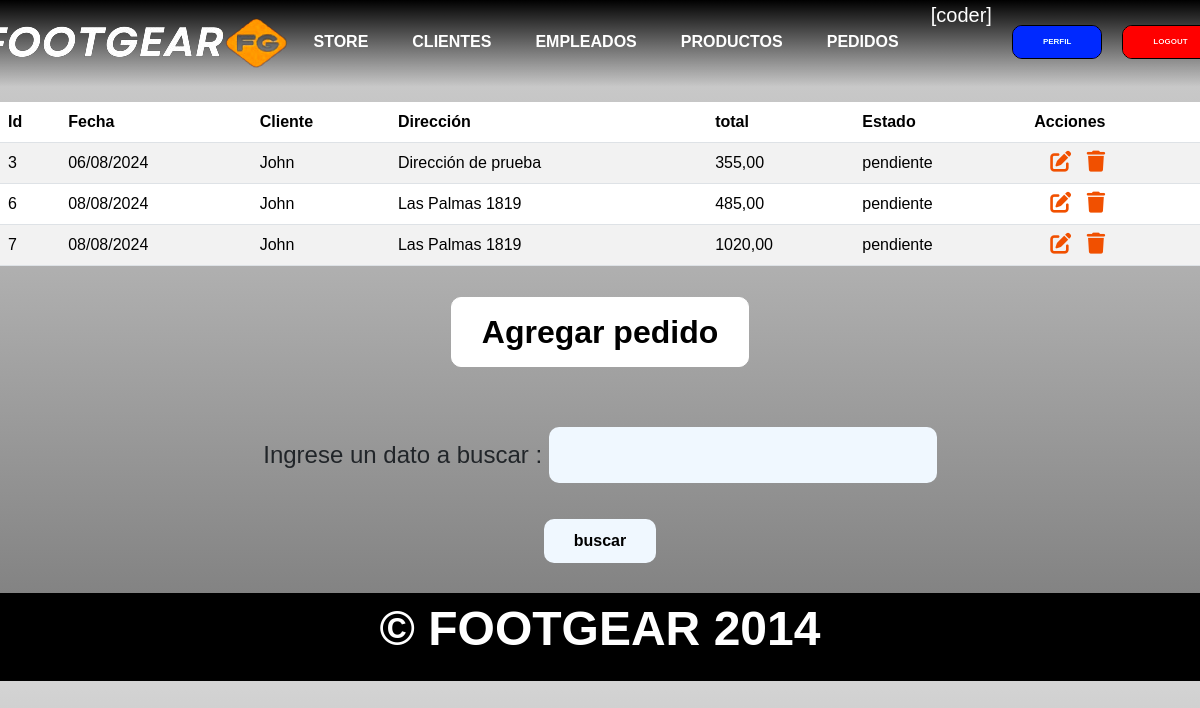
/pedidos/ (signed in), run on the app's committed database.
### aplicacion/models.py (models this page shows, shortened)
class Pedido(models.Model):
    fecha = models.DateField(auto_now_add=True)
    cliente = models.CharField(max_length=50)
    direccion = models.CharField(max_length=100)
    total = models.DecimalField(max_digits=10, decimal_places=2,default=0)
    estado = models.CharField(max_length=50)

### aplicacion/views.py (the view)
# urls.py: path('pedidos/', pedidos,name="pedidos"),
@login_required
def pedidos(request):
    formulario_pedido = PedidoForm()
    contexto = {
        'pedidos': Pedido.objects.all(),
        'form': formulario_pedido
    }
    return render(request,"aplicacion/pedidos.html",contexto)

### aplicacion/forms.py
class PedidoForm(forms.Form):
    fecha = forms.DateTimeField(required=True)
    cliente =forms.CharField(max_length=50,required=True)
    direccion = forms.CharField(max_length=100,required=True)
    total = forms.DecimalField(max_digits=10, decimal_places=2,required=True)
    estado = forms.CharField(max_length=50,required=True)
    class Meta:
        fields = ['cliente', 'productos', 'cantidad', 'direccion','total', 'estado']
        widgets = {
            'fecha': forms.DateTimeInput(attrs={'readonly': 'readonly'}),
            }

### aplicacion/templates/aplicacion/pedidos.html (shortened to what this page needs)
{% extends 'aplicacion/index.html' %}
{% block tabla_pedidos %}
<div class="button_container">
    <table class="table table-striped table--pedidos">
        <thead>
            <tr>
                <th>Id</th>
                <th>Fecha</th>
                <th>Cliente</th>
                <th>Dirección</th>
                <th>total</th>
                <th>Estado</th>
                <th>Acciones</th>
            </tr>
        </thead>
        <tbody>
        {% for p in pedidos %}
            <tr>
                <td>{{ p.id }}</td>
                <td>{{ p.fecha  | date:"d/m/Y" }}</td>
                <td>{{ p.cliente }}</td>
                <td>{{ p.direccion}}</td>
                <td>{{ p.total}}</td>
                <td>{{ p.estado}}</td>
                <td>
                    <a
                    href="{% url 'pedido_update' p.id %}"
                    class="btn edit-tables"
                    style="--bs-btn-padding-y: .25rem;"
                    >
                    </a>
                    <a
                    href="{% url 'pedido_delete' p.id %}"
                    class="btn delete-tables"
                    style="--bs-btn-padding-y: .25rem;"
                    >
                    </a>
                </td>
            </tr>
        {% endfor %}
        </tbody>
    </table>
</div>
{% endblock tabla_pedidos %}
{% block formulario %}
<div class="button_container">
    <button  id="mostrarFormulario_pedidos">Agregar pedido</button>
</div>
{% endblock formulario %}
{% block busqueda %}
<form action="{% url 'encontrar_pedidos' %}" method="get">
    <div class="form-table">
        <p class="search-text">Ingrese un dato a buscar : <input type="text" name= "buscar" id= "buscar"></p>
    </div>
    <div class="form">
        <input type="submit" value="buscar">
    </div>
</form>
{% endblock busqueda %}

### aplicacion/templates/aplicacion/index.html (shortened to what this page needs)
<!DOCTYPE html>
<html lang="en">
    <head>
        {% load static %}
        <link href="https://cdn.jsdelivr.net/npm/bootstrap@5.3.3/dist/css/bootstrap.min.css" rel="stylesheet">
        <link href="{% static 'css/styles.css' %}" rel="stylesheet"/>
        <link rel="stylesheet" href="https://cdnjs.cloudflare.com/ajax/libs/font-awesome/6.4.0/css/all.min.css">
    </head>
    <body>
        <header class="header">
            <div class="container mask navigation">
                <nav>
                    <h1 class="">
                        <img class="logo" src="{% static 'assets/img/logo_footgear.png' %}" alt="">
                    </h1>
                    <a href="{% url 'store' %}">STORE</a>
                    {% if user.is_authenticated %}
                        {% if user.is_staff %}
                        <a href="{% url 'clientes' %}">CLIENTES</a>
                        <a href="{% url 'empleados' %}">EMPLEADOS</a>
                        <a href="{% url 'productos' %}">PRODUCTOS</a>
                        <a href="{% url 'pedidos' %}">PEDIDOS</a>
                        {% endif %}
                        <div>
                            <p  class="username">[{{user.username}}]</p>
                            <a href="{% url 'agregar_avatar' %}"><img class="avatar" src="{{request.session.avatar}}" height="40px" weight="40px"></a>
                        </div>
                            <form action="{% url 'perfil' %}">
                                <button type="submit" class="btn btn-success logout-button edit-button">PERFIL</button>
                            </form>
                        <form action="{% url 'logout' %}" method="post">
                                <button type="submit" class="btn btn-success logout-button">LOGOUT</button>
                            </form>
                    {% endif %}
                </nav>
            </div>
        </header>
{% block tabla_pedidos %}
{% endblock tabla_pedidos %}
{% block formulario %}
{% endblock formulario%}
{% block busqueda %}
{% endblock busqueda %}
        <footer>
            <p>&copy; FOOT<span class="orange-text">GEAR</span> 2014</p>
        </footer>
    </body>
</html>

### aplicacion/static/css/styles.css (style rules this page uses)
* { padding: 0; margin: 0; box-sizing: border-box; }
body { font-family: sans-serif; background-color: #000; background: linear-gradient(#d4d4d4,#454545); }
html { scroll-behavior: smooth; }
h1 { font-size: 2.5em; }
p { font-size: 1.25em; }
button , input,#buy_button { font-size: 1em; font-weight: bold; padding: 10px 30px; border-radius: 10px; border: 1px solid #fff; color: #000; background-color: #fff; }
.container { max-width: 700px; margin: auto; }
i,.edit-tables,.delete-tables { color: #f15000; background-color: transparent; border: none; font-size: 1.5em; margin-top: -30px; height: 0; width: 0; --bs-btn-padding-x: 0.5rem; }
header { background-color: transparent; flex-wrap: wrap; top: 0; right: 0; width: 100vw; z-index: 100; background: linear-gradient(to bottom, black ,transparent); }
header .container { display: flex; flex-direction: column; justify-content: center; align-items: center; }
header nav { display: flex; flex-direction: column; text-align: center; padding-bottom: 2px; }
header div nav a { padding: 5px 12px; text-decoration: none; color: white; font-weight: bolder; }
header .navigation { background-image: url(../assets/img/75496e55be60c1cbf480d6e76bd11ec4.jpg); filter: saturate(2); background-position: center center; background-repeat: no-repeat; background-size: cover; }
.logout-button { margin-top: 25px; background-color:rgb(219, 0, 0); color: rgb(255, 255, 255); font-size: 0.5em; font-weight: bold; padding: 10px 30px; border-radius: 10px; border: 1px solid black; }
.username { color: #ffffff; margin-right: 20px; margin-bottom: 10px; }
.edit-button { margin-right: 20px; background-color:rgb(0, 44, 219); font-size: 0.5em; }
.button_container { display: flex; flex-direction: column; align-items: center; justify-items: center; margin-top: 15px; }
footer { margin-top: 30px; background-color: #000000; display: flex; flex-direction: column; justify-items: center; align-items: center; }
footer p { font-weight: bold; color: white; }
.table { background-color: aliceblue; color: #000000; border-spacing: 30px; }
thead { background-color: aliceblue; color: #000000; }
td { padding: 8px; }
form input { background-color: aliceblue; color: #000000; border: none; }
.search-text { margin-top: 30px; font-size: 1.5em; }
.form { display: flex; justify-content: center; width: 100%; }
.form input { margin-top: 20px; }
.form-table { display: flex; justify-items: center; justify-content: center; align-items: center; width: 100%; }
@media (min-width: 775px) { body { background: linear-gradient(#d4d4d4,#777777); background-position: center center; background-repeat: repeat; background-size: cover; } }
@media (min-width: 775px) { header .container { max-width: none; background: #000; } }
@media (min-width: 775px) { header nav { flex-direction: row; justify-content: space-around; } }
@media (min-width: 775px) { header .navigation { background-image: none; background-color: transparent; background: transparent; } }
@media (min-width: 775px) { button,#buy_button { font-size: 2em; } }
@media (min-width: 775px) { footer p { font-size: 3em; } }
@media (min-width: 775px) { header div nav a { padding: 20px 12px; margin-right: 20px; font-size: 1.5em; } }
@media (min-width: 775px) { header h1 { font-size: 4em; } }
@media (min-width: 775px) { .search-text { margin-top: 60px; } }
@media (min-width: 775px) { i,.edit-tables,.delete-tables { padding-top: 20px; height: 2em; --bs-btn-padding-x: 1rem; } }

### data on the page
Pedido: id "3", fecha "06/08/2024", cliente "John", direccion "Dirección de prueba", total "355,00", estado "pendiente"
Pedido: id "6", fecha "08/08/2024", cliente "John", direccion "Las Palmas 1819", total "485,00", estado "pendiente"
Pedido: id "7", fecha "08/08/2024", cliente "John", direccion "Las Palmas 1819", total "1020,00", estado "pendiente"

### other printed values
{{ user.username }} "coder"
